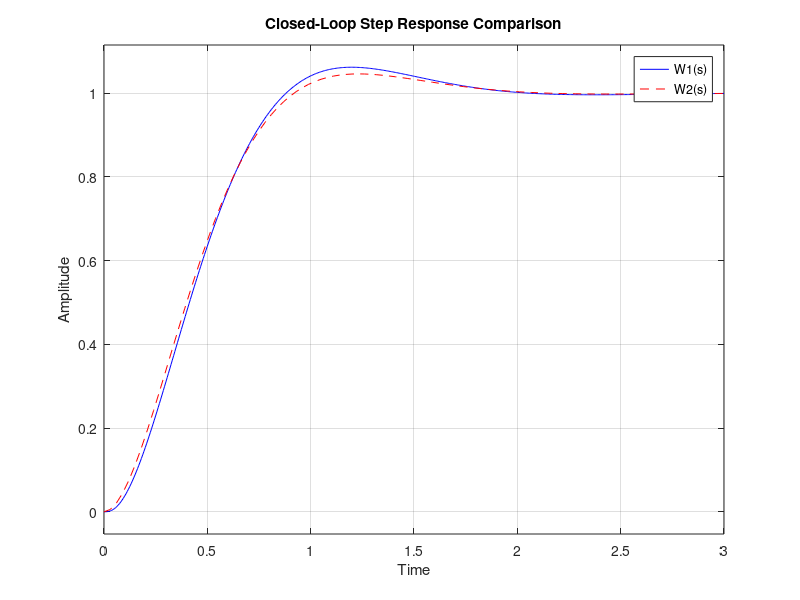

The MATLAB script that drew this image: (Note: this script raises an error after producing the figure.)
% Mamadou Diao Kaba 27070179
% Homework 3 Question 1 f

% Define the transfer functions
G1 = tf(50, [1 55 250 0]); % Original third-order system
G2 = tf(1, [1 5 0]);      % Approximate second-order system

% Gain
Ka = 12.76;

% Closed-loop transfer functions
W1 = feedback(Ka*G1, 1);
W2 = feedback(Ka*G2, 1);

% Step response
figure;
step(W1, 'b', W2, 'r--');
legend('W1(s)', 'W2(s)');
title('Closed-Loop Step Response Comparison');
xlabel('Time');
ylabel('Amplitude');
grid on;

% Calculate and display overshoot
info_W1 = stepinfo(W1);
info_W2 = stepinfo(W2);

disp('Step Response Information for W1:');
disp(info_W1);

disp('Step Response Information for W2:');
disp(info_W2);

% Check if the overshoot specification is met
if info_W1.Overshoot <= 7
    disp('W1 meets the overshoot specification of <= 7%.');
else
    disp('W1 does not meet the overshoot specification of <= 7%.');
end

if info_W2.Overshoot <= 7
    disp('W2 meets the overshoot specification of <= 7%.');
else
    disp('W2 does not meet the overshoot specification of <= 7%.');
end
